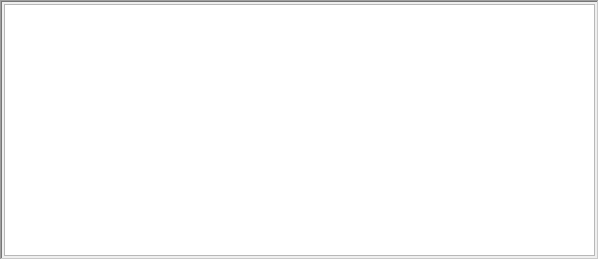
<?xml version="1.0" encoding="UTF-8"?>
<ui version="4.0">
 <class>MessagePanel</class>
 <widget class="QFrame" name="MessagePanel">
  <property name="geometry">
   <rect>
    <x>0</x>
    <y>0</y>
    <width>599</width>
    <height>260</height>
   </rect>
  </property>
  <property name="sizePolicy">
   <sizepolicy hsizetype="Expanding" vsizetype="Ignored">
    <horstretch>0</horstretch>
    <verstretch>0</verstretch>
   </sizepolicy>
  </property>
  <property name="windowTitle">
   <string>Form</string>
  </property>
  <property name="layoutDirection">
   <enum>Qt::RightToLeft</enum>
  </property>
  <property name="frameShape">
   <enum>QFrame::WinPanel</enum>
  </property>
  <property name="frameShadow">
   <enum>QFrame::Sunken</enum>
  </property>
  <layout class="QHBoxLayout" name="horizontalLayout">
   <property name="spacing">
    <number>2</number>
   </property>
   <property name="leftMargin">
    <number>2</number>
   </property>
   <property name="topMargin">
    <number>2</number>
   </property>
   <property name="rightMargin">
    <number>2</number>
   </property>
   <property name="bottomMargin">
    <number>2</number>
   </property>
   <item>
    <widget class="QPlainTextEdit" name="uiMessage">
     <property name="sizePolicy">
      <sizepolicy hsizetype="Expanding" vsizetype="Expanding">
       <horstretch>0</horstretch>
       <verstretch>0</verstretch>
      </sizepolicy>
     </property>
     <property name="minimumSize">
      <size>
       <width>50</width>
       <height>0</height>
      </size>
     </property>
     <property name="layoutDirection">
      <enum>Qt::RightToLeft</enum>
     </property>
    </widget>
   </item>
  </layout>
 </widget>
 <resources/>
 <connections/>
</ui>
